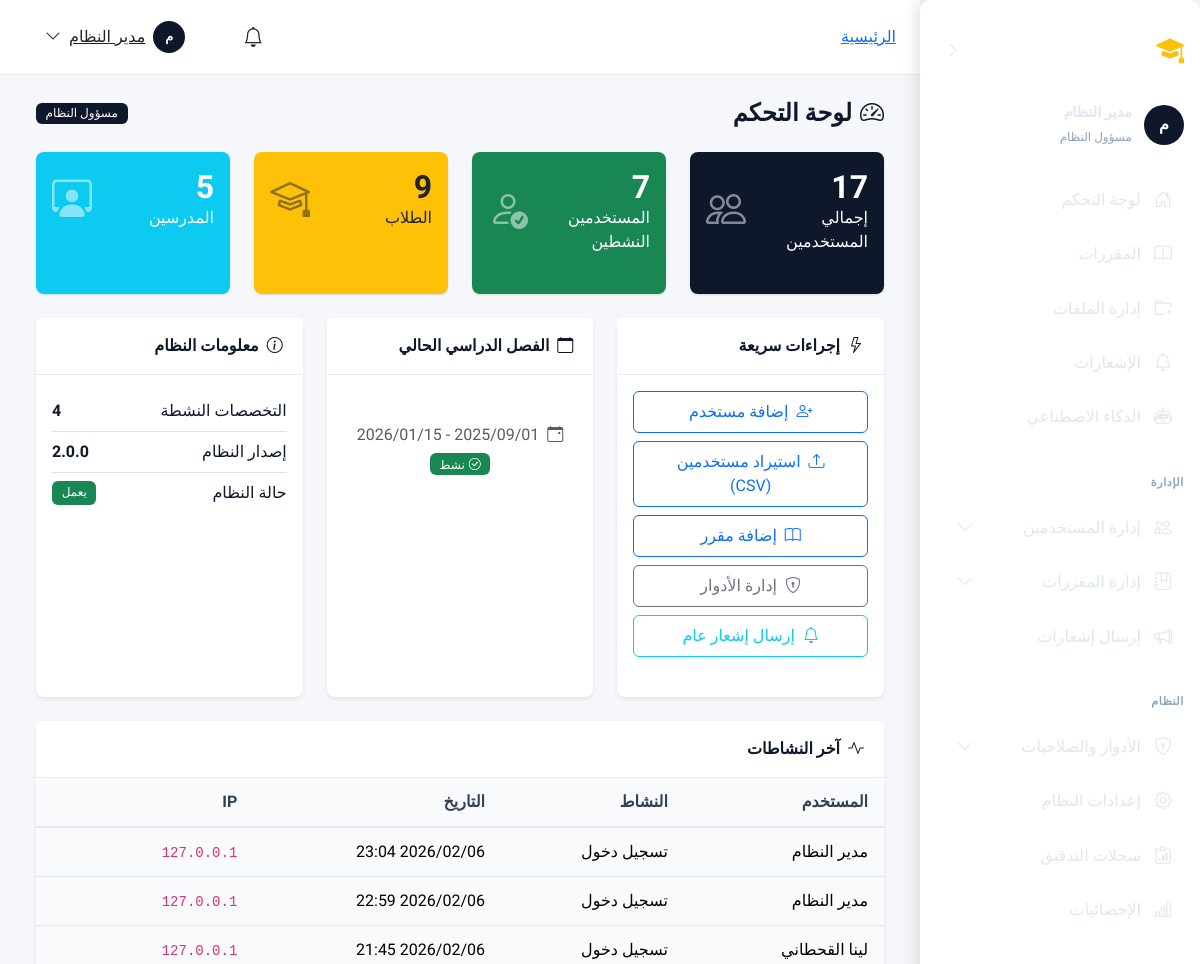
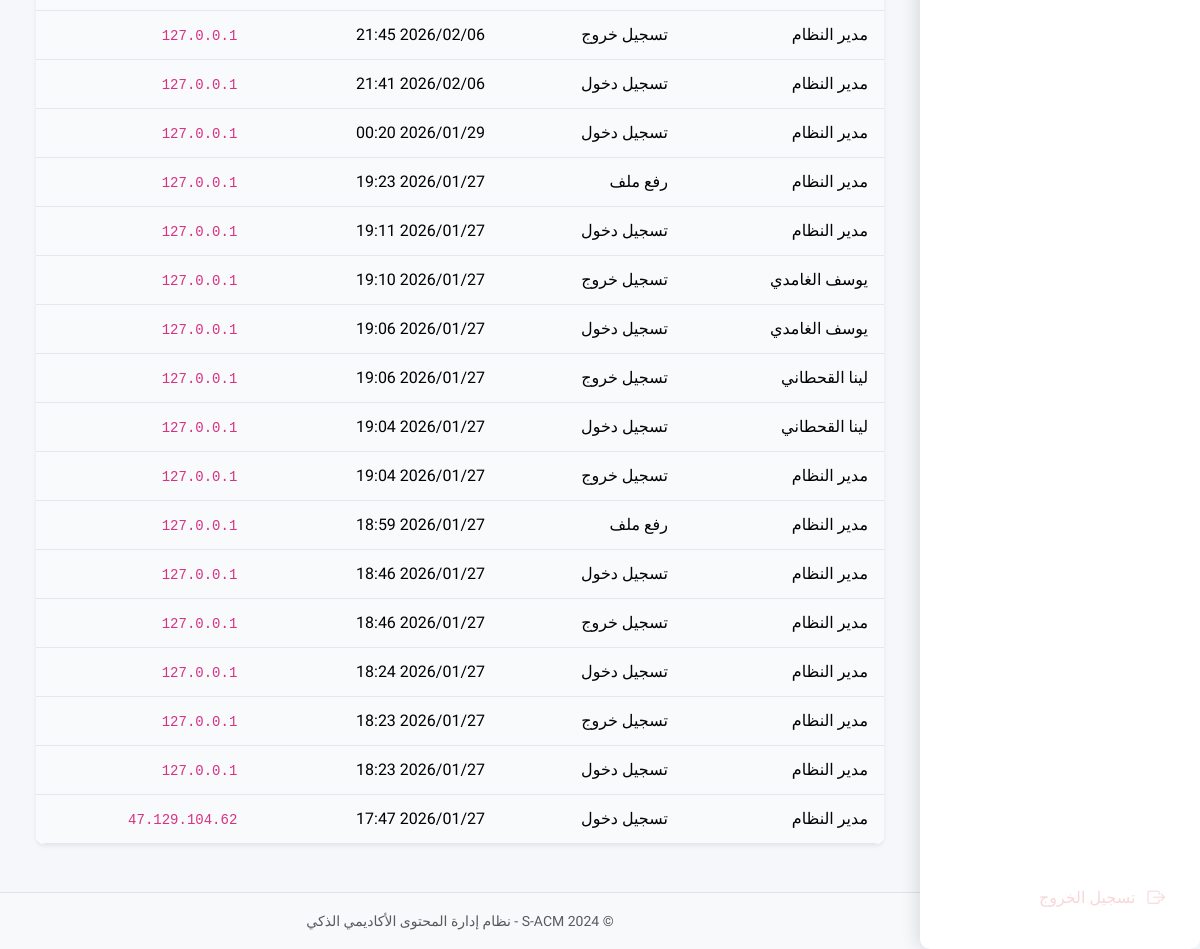
The page /accounts/admin/dashboard/ (signed in) on the database as committed earlier (2 pictures, top to bottom).
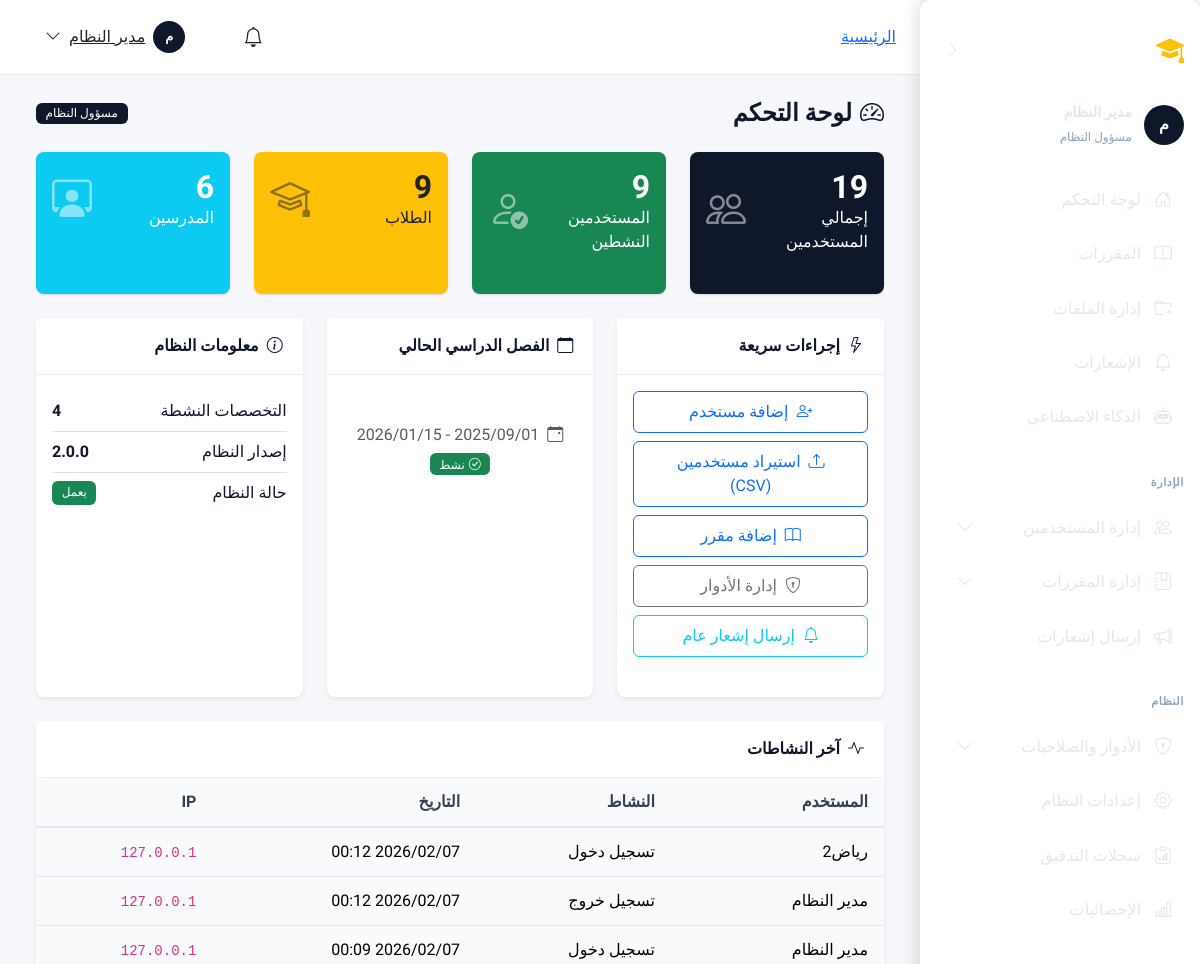
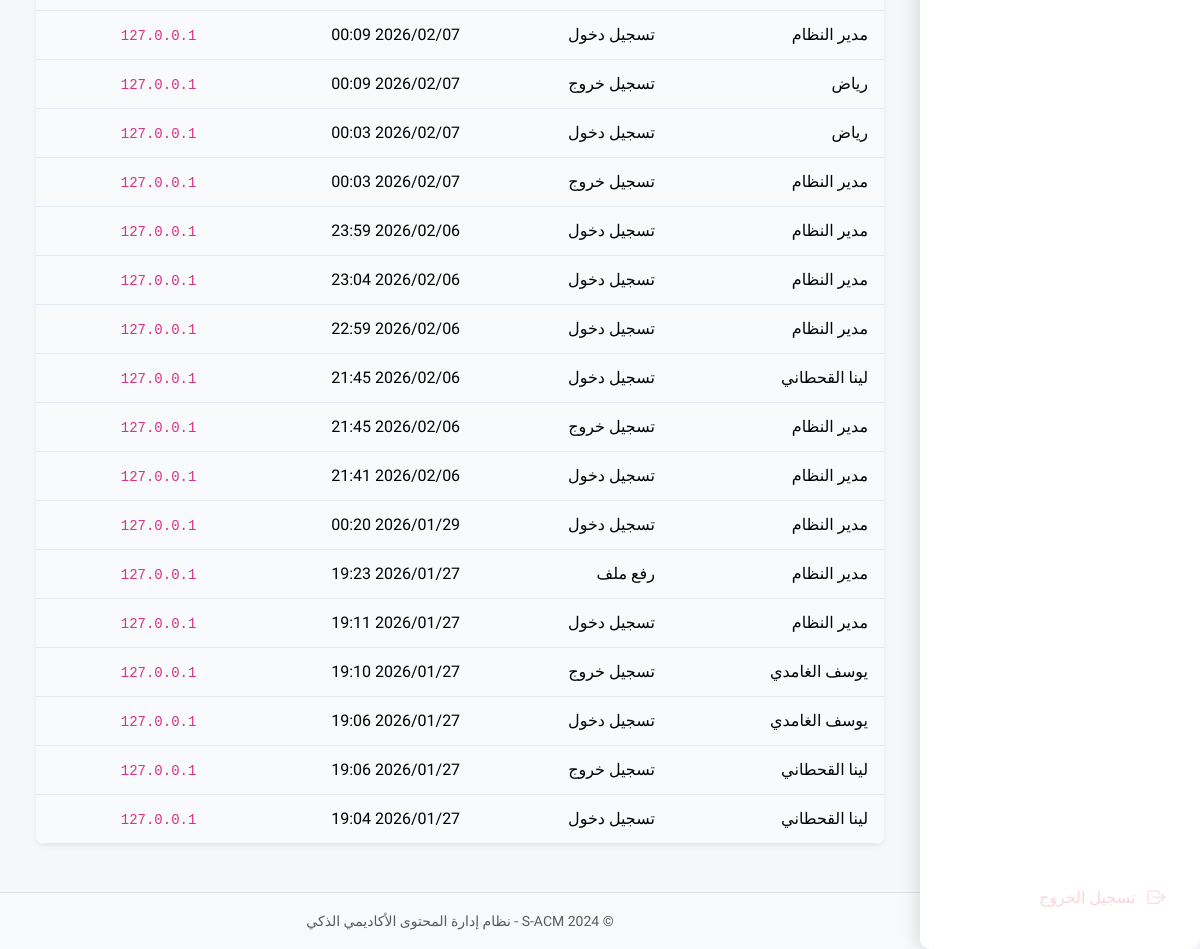
The same page on the database as committed later (2 pictures, top to bottom).
### apps/accounts/models.py (models this page shows, shortened)
class UserActivity(models.Model):
    ACTIVITY_TYPES = [
        ('login', 'تسجيل دخول'),
        ('logout', 'تسجيل خروج'),
        ('upload', 'رفع ملف'),
        ('download', 'تحميل ملف'),
        ('view', 'عرض محتوى'),
        ('ai_summary', 'طلب تلخيص AI'),
        ('ai_questions', 'طلب أسئلة AI'),
        ('profile_update', 'تحديث الملف الشخصي'),
        ('password_change', 'تغيير كلمة المرور'),
    ]
    user = models.ForeignKey(
        User,
        on_delete=models.CASCADE,
        related_name='activities',
        verbose_name='المستخدم'
    )
    activity_type = models.CharField(
        max_length=50,
        choices=ACTIVITY_TYPES,
        verbose_name='نوع النشاط'
    )
    description = models.TextField(
        blank=True,
        null=True,
        verbose_name='وصف النشاط'
    )
    ip_address = models.GenericIPAddressField(
        blank=True,
        null=True,
        verbose_name='عنوان IP'
    )
    user_agent = models.TextField(
        blank=True,
        null=True,
        verbose_name='معلومات المتصفح'
    )
    activity_time = models.DateTimeField(
        auto_now_add=True,
        verbose_name='وقت النشاط'
    )
    file_id = models.PositiveIntegerField(
        blank=True,
        null=True,
        verbose_name='معرف الملف'
    )
    class Meta:
        db_table = 'user_activity'
        verbose_name = 'نشاط مستخدم'
        verbose_name_plural = 'أنشطة المستخدمين'
        ordering = ['-activity_time']
        indexes = [
            models.Index(fields=['user', 'activity_type']),
            models.Index(fields=['activity_time']),
        ]

class User(AbstractBaseUser, PermissionsMixin):
    ACCOUNT_STATUS_CHOICES = [
        ('inactive', 'غير مفعّل'),
        ('active', 'مفعّل'),
        ('suspended', 'موقوف'),
    ]
    academic_id = models.CharField(
        max_length=50,
        unique=True,
        verbose_name='الرقم الأكاديمي/الوظيفي',
        help_text='الرقم الأكاديمي للطالب أو الرقم الوظيفي للموظف'
    )
    id_card_number = models.CharField(
        max_length=50,
        unique=True,
        verbose_name='رقم البطاقة الشخصية',
        help_text='يستخدم للتحقق من الهوية عند التفعيل'
    )
    full_name = models.CharField(
        max_length=150,
        verbose_name='الاسم الكامل'
    )
    email = models.EmailField(
        unique=True,
        blank=True,
        null=True,
        verbose_name='البريد الإلكتروني',
        help_text='يتم تعيينه عند التفعيل'
    )
    account_status = models.CharField(
        max_length=20,
        choices=ACCOUNT_STATUS_CHOICES,
        default='inactive',
        verbose_name='حالة الحساب'
    )
    role = models.ForeignKey(
        Role,
        on_delete=models.PROTECT,
        related_name='users',
        verbose_name='الدور',
        null=True,
        blank=True
    )
    major = models.ForeignKey(
        Major,
        on_delete=models.SET_NULL,
        related_name='students',
        verbose_name='التخصص',
        null=True,
        blank=True,
        help_text='للطلاب فقط'
    )
    level = models.ForeignKey(
        Level,
        on_delete=models.SET_NULL,
        related_name='students',
        verbose_name='المستوى',
        null=True,
        blank=True,
        help_text='للطلاب فقط'
    )
    is_staff = models.BooleanField(default=False, verbose_name='موظف')
    is_active = models.BooleanField(default=True, verbose_name='نشط')
    date_joined = models.DateTimeField(default=timezone.now, verbose_name='تاريخ الانضمام')
    last_login = models.DateTimeField(null=True, blank=True, verbose_name='آخر تسجيل دخول')
    profile_picture = models.ImageField(
        upload_to='profiles/',
        blank=True,
        null=True,
        verbose_name='صورة الملف الشخصي'
    )
    phone_number = models.CharField(
        max_length=20,
        blank=True,
        null=True,
        verbose_name='رقم الهاتف'
    )
    objects = UserManager()
    USERNAME_FIELD = 'academic_id'
    REQUIRED_FIELDS = ['full_name', 'id_card_number']
    class Meta:
        db_table = 'users'
        verbose_name = 'مستخدم'
        verbose_name_plural = 'المستخدمون'
        indexes = [
            models.Index(fields=['academic_id']),
            models.Index(fields=['email']),
            models.Index(fields=['account_status']),
        ]
    def is_admin(self):
        return self.role and self.role.code == Role.ADMIN
    def is_instructor(self):
        return self.role and self.role.code == Role.INSTRUCTOR
    def is_student(self):
        return self.role and self.role.code == Role.STUDENT

### apps/accounts/views/admin.py (the view)
# urls.py: path('admin/dashboard/', views.AdminDashboardView.as_view(), name='admin_dashboard'),
class AdminDashboardView(LoginRequiredMixin, AdminRequiredMixin, TemplateView):
    template_name = 'admin_panel/dashboard.html'
    def get_context_data(self, **kwargs):
        context = super().get_context_data(**kwargs)
        from ..models import Role
        context['total_users'] = User.objects.count()
        context['active_users'] = User.objects.filter(account_status='active').count()
        context['total_students'] = User.objects.filter(role__code=Role.STUDENT).count()
        context['total_instructors'] = User.objects.filter(role__code=Role.INSTRUCTOR).count()
        context['total_majors'] = Major.objects.filter(is_active=True).count()
        context['current_semester'] = Semester.objects.filter(is_current=True).first()
        context['recent_activities'] = UserActivity.objects.select_related('user').order_by('-activity_time')[:20]
        return context

### apps/accounts/views/mixins.py (called while the page is built)
    def test_func(self):
        return self.request.user.is_authenticated and self.request.user.is_admin()

### apps/core/context_processors.py (called while the page is built, shortened)
def site_settings(request):
    return {
        'SITE_NAME': 'S-ACM',
        'SITE_FULL_NAME': 'نظام إدارة المحتوى الأكاديمي الذكي',
        'SITE_VERSION': '1.0.0',
        'DEBUG': settings.DEBUG,
    }

def user_notifications(request):
    return {'unread_count': 0}

def user_role_info(request):
    if request.user.is_authenticated:
        role = request.user.role
        menu_items = getattr(request, 'menu_items', [])
        user_permissions = getattr(request, 'user_permissions', set())
        return {
            'user_role': role.display_name if role else None,
            'user_role_code': role.code if role else None,
            'is_admin': request.user.is_admin(),
            'is_instructor': request.user.is_instructor(),
            'is_student': request.user.is_student(),
            'menu_items': menu_items,
            'user_permissions': user_permissions,
            'has_perm': lambda p: '__all__' in user_permissions or p in user_permissions,
        }

### apps/core/menu.py (called while the page is built)
    @property
    def title(self):
        return self.label

### templates/admin_panel/dashboard.html (shortened to what the changed rows need)
{% extends 'layouts/dashboard_base.html' %}
{% load static %}
{% block dashboard_content %}
<div class="container-fluid">
    <div class="row g-4 mb-4">
        <div class="col-md-6 col-lg-3">
            <div class="card border-0 bg-primary text-white h-100">
                <div class="card-body">
                    <div class="d-flex justify-content-between align-items-center">
                        <div>
                            <h2 class="mb-0">{{ total_users }}</h2>
                            <span>إجمالي المستخدمين</span>
                        </div>
                    </div>
                </div>
            </div>
        </div>
        <div class="col-md-6 col-lg-3">
            <div class="card border-0 bg-success text-white h-100">
                <div class="card-body">
                    <div class="d-flex justify-content-between align-items-center">
                        <div>
                            <h2 class="mb-0">{{ active_users }}</h2>
                            <span>المستخدمين النشطين</span>
                        </div>
                    </div>
                </div>
            </div>
        </div>
        <div class="col-md-6 col-lg-3">
            <div class="card border-0 bg-warning text-dark h-100">
                <div class="card-body">
                    <div class="d-flex justify-content-between align-items-center">
                        <div>
                            <h2 class="mb-0">{{ total_students }}</h2>
                        </div>
                    </div>
                </div>
            </div>
        </div>
        <div class="col-md-6 col-lg-3">
            <div class="card border-0 bg-info text-white h-100">
                <div class="card-body">
                    <div class="d-flex justify-content-between align-items-center">
                        <div>
                            <h2 class="mb-0">{{ total_instructors }}</h2>
                            <span>المدرسين</span>
                        </div>
                    </div>
                </div>
            </div>
        </div>
    </div>
    <div class="card border-0 shadow-sm mt-4">
        <div class="card-body p-0">
            <div class="table-responsive">
                <table class="table table-hover mb-0">
                    <thead class="table-light">
                        <tr>
                            <th>المستخدم</th>
                            <th>النشاط</th>
                            <th>التاريخ</th>
                            <th>IP</th>
                        </tr>
                    </thead>
                    <tbody>
                        {% for activity in recent_activities %}
                        <tr>
                            <td>{{ activity.user.full_name|default:activity.user.academic_id }}</td>
                            <td>{{ activity.get_activity_type_display }}</td>
                            <td>{{ activity.activity_time|date:"Y/m/d H:i" }}</td>
                            <td><code>{{ activity.ip_address|default:"-" }}</code></td>
                        </tr>
                        {% empty %}
                        <tr>
                            <td colspan="4" class="text-center text-muted py-4">لا توجد نشاطات حديثة</td>
                        </tr>
                        {% endfor %}
                    </tbody>
                </table>
            </div>
        </div>
    </div>
</div>
{% endblock %}

Rows that differ between the two databases and show on the page:
no longer on this page (row unchanged): UserActivity: user.full_name "مدير النظام", activity_type "تسجيل خروج", activity_time "2026/01/27 19:04", ip_address "127.0.0.1"
no longer on this page (row unchanged): UserActivity: user.full_name "مدير النظام", activity_type "رفع ملف", activity_time "2026/01/27 18:59", ip_address "127.0.0.1"
no longer on this page (row unchanged): UserActivity: user.full_name "مدير النظام", activity_type "تسجيل دخول", activity_time "2026/01/27 18:46", ip_address "127.0.0.1"
no longer on this page (row unchanged): UserActivity: user.full_name "مدير النظام", activity_type "تسجيل خروج", activity_time "2026/01/27 18:46", ip_address "127.0.0.1"
no longer on this page (row unchanged): UserActivity: user.full_name "مدير النظام", activity_type "تسجيل دخول", activity_time "2026/01/27 18:24", ip_address "127.0.0.1"
no longer on this page (row unchanged): UserActivity: user.full_name "مدير النظام", activity_type "تسجيل خروج", activity_time "2026/01/27 18:23", ip_address "127.0.0.1"
no longer on this page (row unchanged): UserActivity: user.full_name "مدير النظام", activity_type "تسجيل دخول", activity_time "2026/01/27 18:23", ip_address "127.0.0.1"
no longer on this page (row unchanged): UserActivity: user.full_name "مدير النظام", activity_type "تسجيل دخول", activity_time "2026/01/27 17:47", ip_address "47.129.104.62"
added UserActivity: user.full_name "رياض2", activity_type "تسجيل دخول", activity_time "2026/02/07 00:12", ip_address "127.0.0.1"
added UserActivity: user.full_name "مدير النظام", activity_type "تسجيل خروج", activity_time "2026/02/07 00:12", ip_address "127.0.0.1"
added UserActivity: user.full_name "مدير النظام", activity_type "تسجيل دخول", activity_time "2026/02/07 00:09", ip_address "127.0.0.1"
added UserActivity: user.full_name "مدير النظام", activity_type "تسجيل دخول", activity_time "2026/02/07 00:09", ip_address "127.0.0.1"
added UserActivity: user.full_name "رياض", activity_type "تسجيل خروج", activity_time "2026/02/07 00:09", ip_address "127.0.0.1"
added UserActivity: user.full_name "رياض", activity_type "تسجيل دخول", activity_time "2026/02/07 00:03", ip_address "127.0.0.1"
added UserActivity: user.full_name "مدير النظام", activity_type "تسجيل خروج", activity_time "2026/02/07 00:03", ip_address "127.0.0.1"
added UserActivity: user.full_name "مدير النظام", activity_type "تسجيل دخول", activity_time "2026/02/06 23:59", ip_address "127.0.0.1"
Other text that changed with them:
{{ total_users }}: "17" → "19"
{{ active_users }}: "7" → "9"
{{ total_instructors }}: "5" → "6"
